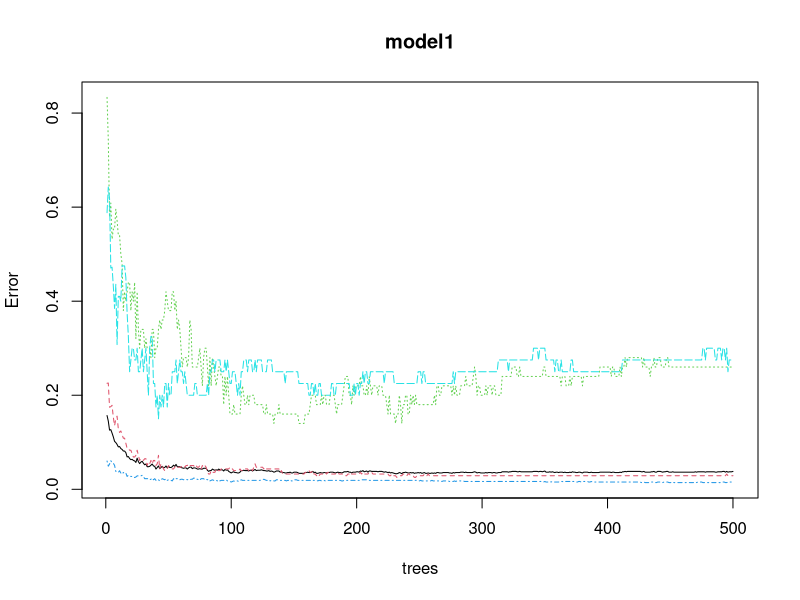
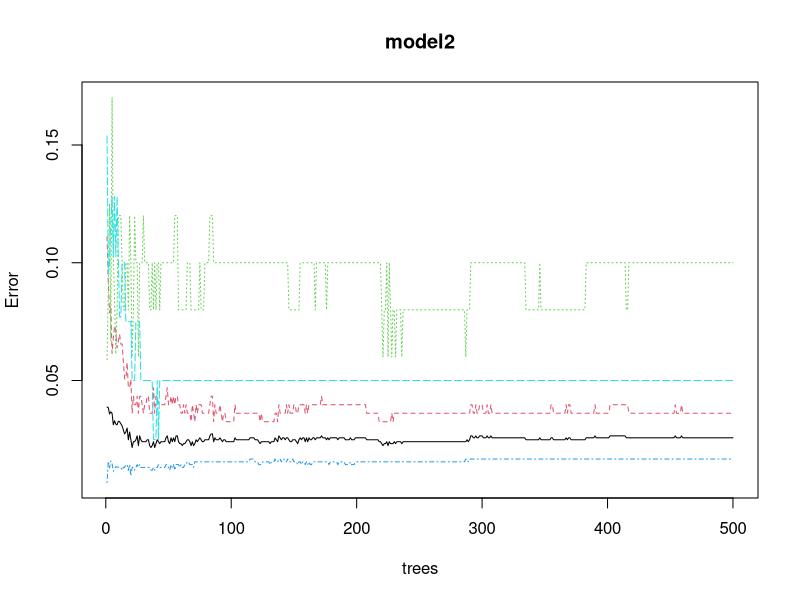

Generate these figures, in order, with R:
data1 <- read.csv("Car_data.csv",header = TRUE)
View(data1)
str(data1)

data1$BuyingPrice<-as.factor(data1$BuyingPrice)
data1$Maintenance<-as.factor(data1$Maintenance)
data1$NumDoors<-as.factor(data1$NumDoors)
data1$NumPersons<-as.factor(data1$NumPersons)
data1$BootSpace<-as.factor(data1$BootSpace)
data1$Safety<-as.factor(data1$Safety)
data1$Condition<-as.factor(data1$Condition)

set.seed(123)
train <- sample(nrow(data1), 0.7*nrow(data1), replace = FALSE)

#set.seed(100)
#train <- sample(nrow(data1), 0.7*nrow(data1), replace = FALSE)
#View(train)
#trainSet <- data1[train,]
#testSet <- data1[-train,]


set.seed(100)
train <- sample(nrow(data1), 0.7*nrow(data1), replace = FALSE)
View(train)
TrainSet <- data1[train,]
TestSet <- data1[-train,]
summary(TrainSet)
summary(TestSet)
library(randomForest)

model1 <- randomForest(Condition ~ ., data = TrainSet,importance = TRUE )
model1

predValid <- predict(model1, TestSet, type = "class")
View(predValid)
table(predValid, TestSet$Condition)

model2 <- randomForest(Condition ~., data = TrainSet, ntree = 500, mtry = 6, importance = TRUE)
predValid <- predict(model2, TestSet, type = "class")
table(predValid, TestSet$Condition)
#dontuse
plot(model1)
plot(model2)
